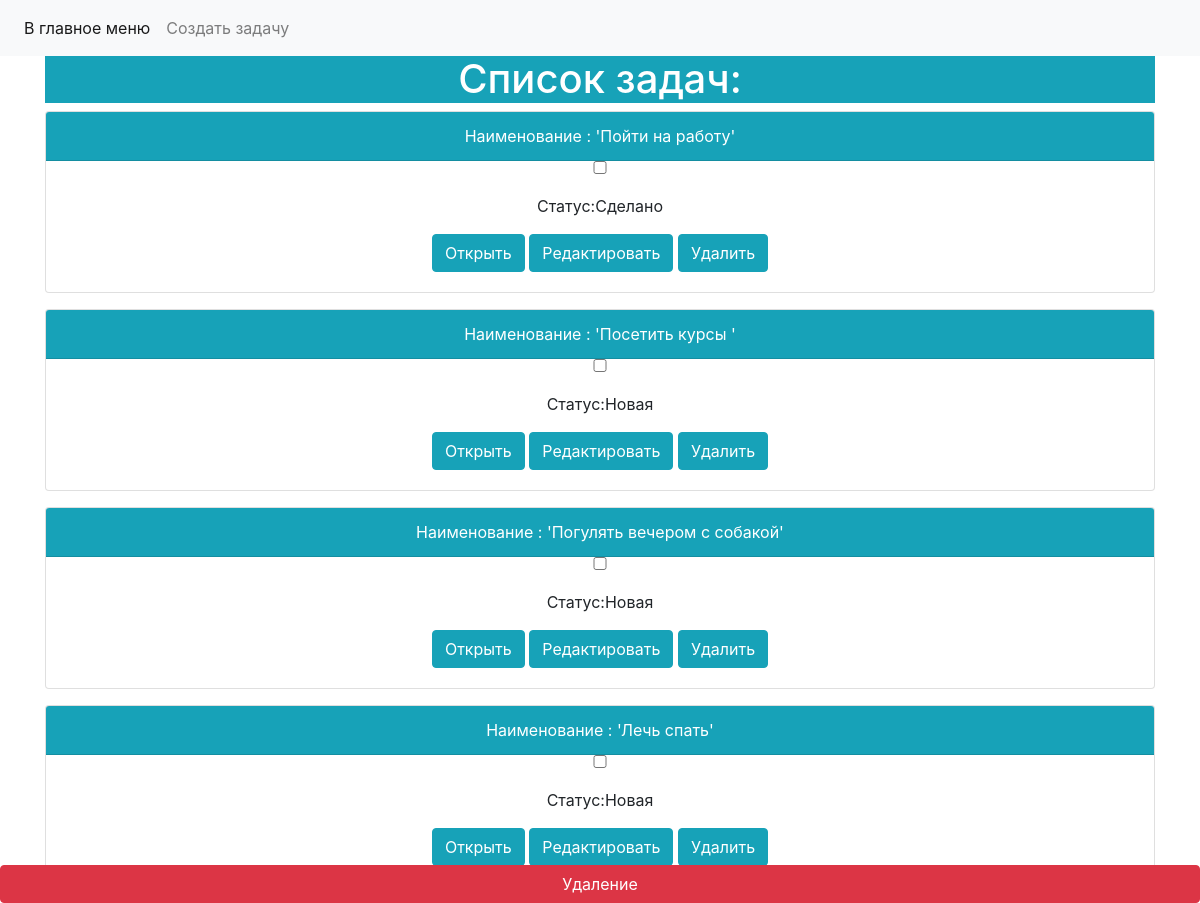
The page / on the database its author committed.
### webapp/models.py (models this page shows, shortened)
class Tasks(models.Model):
    description = models.CharField(max_length=200, null=False, blank=False, verbose_name='Описание')
    status = models.CharField(max_length=8, null=False, default=('new', 'Новая'),  blank=False, verbose_name='Статус', choices=STATUS_CHOICES)
    detailed_description = models.TextField(max_length=2000, null=True, blank=True, verbose_name='Детальное описание')
    done_date = models.DateField(verbose_name='Дата выполнения', default=None, null=True, blank=True)

### webapp/views.py (the view)
# urls.py: path('', views.tasks_index_view, name = 'index'),
def tasks_index_view(request, *args, **kwargs):
    if request.method == 'GET':
        articles = Tasks.objects.all()
        return render(request, 'index.html', context={
            'articles' : articles
        })
    elif request.method == 'POST':
        selected_id = request.POST.getlist('selected_items')
        selected_id = [int(i) for i in selected_id]
        print(selected_id)
        Tasks.objects.filter(id__in=request.POST.getlist('selected_items')).delete()
        return redirect('index')

### webapp/templates/index.html (shortened to what this page needs)
{% extends 'base.html' %}
{% block menu %}
        <li class="nav-item">
            <a class="nav-link" href="{% url 'task_add' %}">Создать задачу </a>
        </li>
{% endblock %}
{% block content %}
   <h1 class="bg-info text-white text-center">Список задач:</h1>
    <form method="post" action="{% url 'delete_selected' %}">
            {% for article in articles %}
                <div class="card mb-3 text-center">
                  <div class="card-header bg-info text-white"> Наименование : '{{ article.description }}'</div>
                    <input type="checkbox" name="selected_items" value="{{ article.pk }}" class="action-select">
                  <div class="card-body">
                    <p class="card-text">Статус:{{ article.get_status_display }}</p>
                    <a href="{% url 'task_view' article.pk %}" class="btn btn-info">Открыть</a>
                    <a href="{% url 'task_update' article.pk %}" class="btn btn-info">Редактировать</a>
                    <a href="{% url 'task_delete' article.pk %}" class="btn btn-info">Удалить</a>
                  </div>
                </div>
            {% endfor %}
    <a href="{% url 'delete_selected' %}"> <input type="submit" class="btn btn-danger fixed-bottom" value="Удаление"></a>
    </form>
{% endblock %}

### rows shown on the page
Tasks: description "Пойти на работу", status "Сделано"
Tasks: description "Посетить курсы", status "Новая"
Tasks: description "Погулять вечером с собакой", status "Новая"
Tasks: description "Лечь спать", status "Новая"
